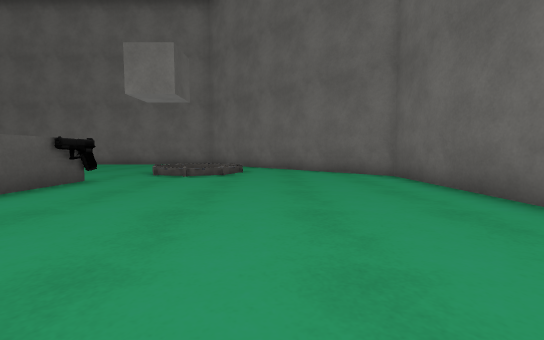
[1] (above)

17 first-person views from a walk through a scene from a Unity 3-D project. The camera is 0.72 m above the floor, tilts 4° down and sees 90° across. The floor is counted in squares, 1 m on a side. Each view is taken from the middle of a square. On the plan, view 1 faces up. The plan holds only what a view shows up to about 9 squares ahead; the rest is blank. The place goes on beyond the plan. Some surface patterns are stand-ins.

[2]
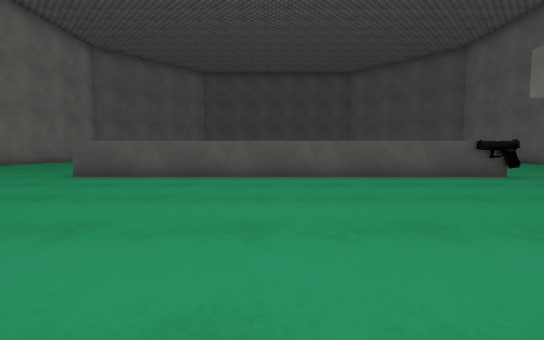

[3]
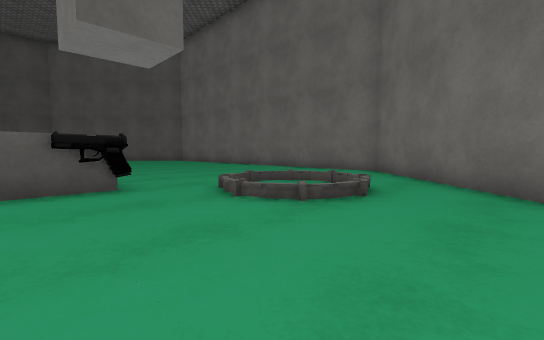

[4]
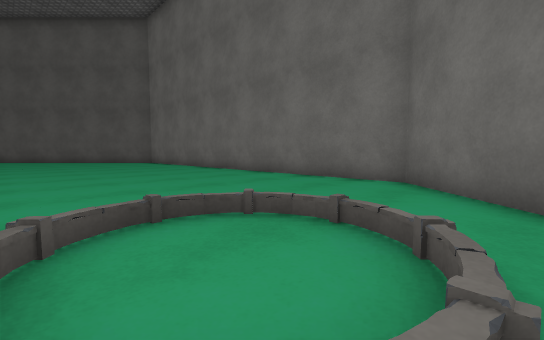

[5]
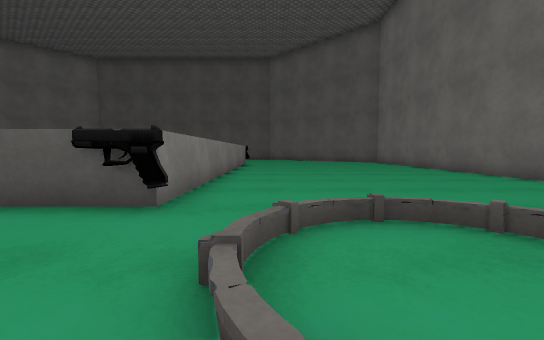

[6]
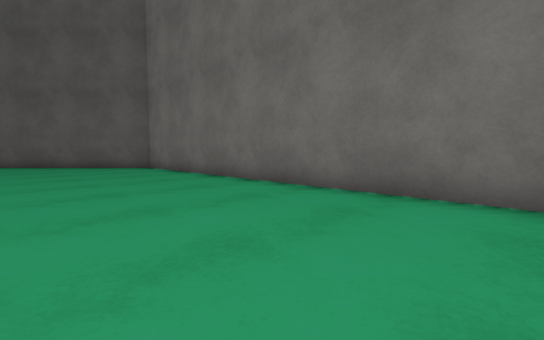

[7]
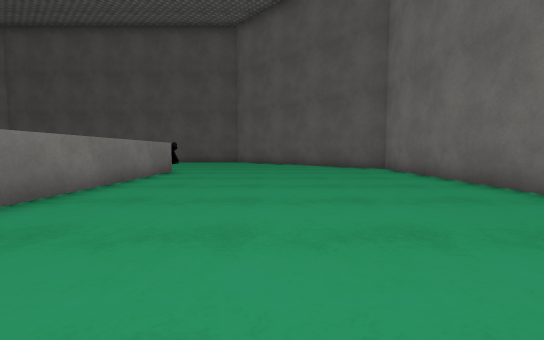

[8]
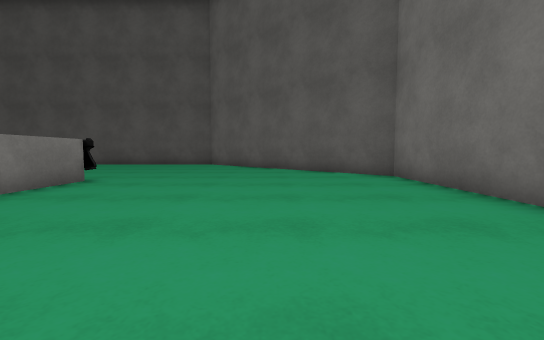

[9]
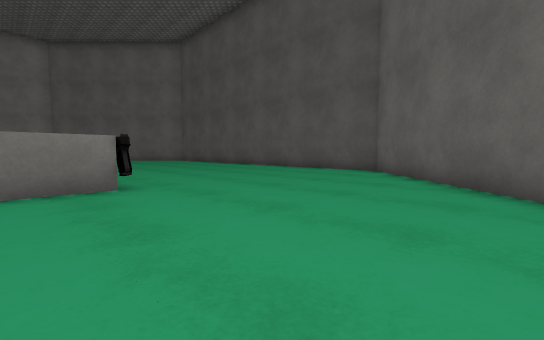

[10]
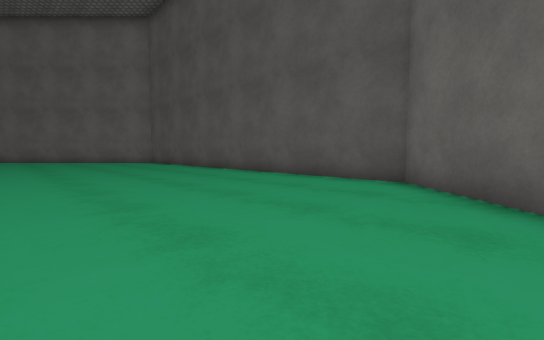

[11]
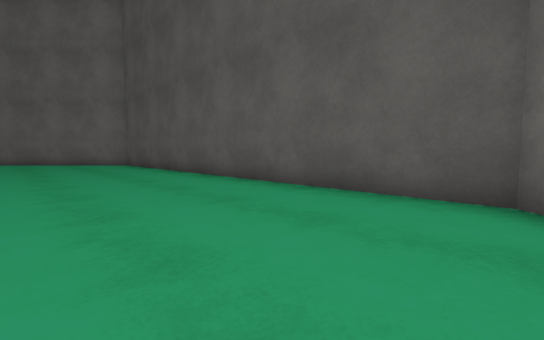

[12]
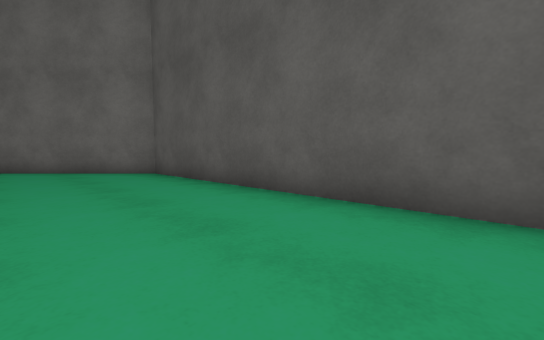

[13]
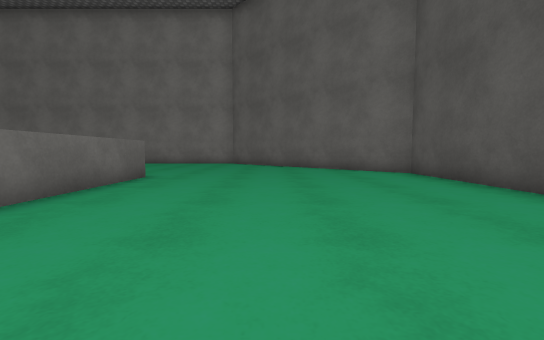

[14]
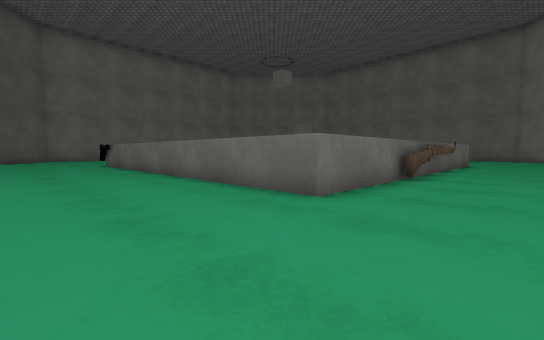

[15]
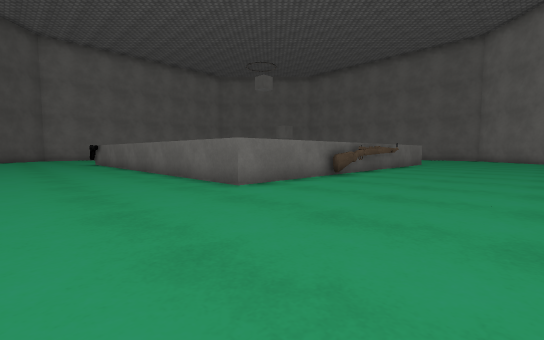

[16]
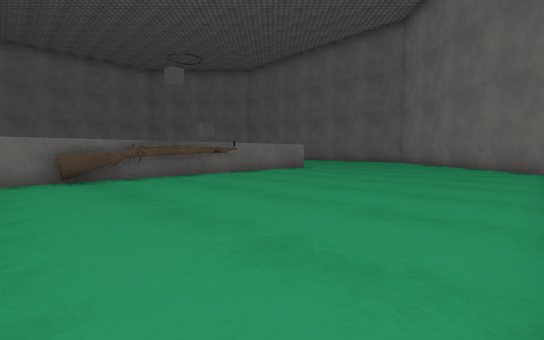

[17]
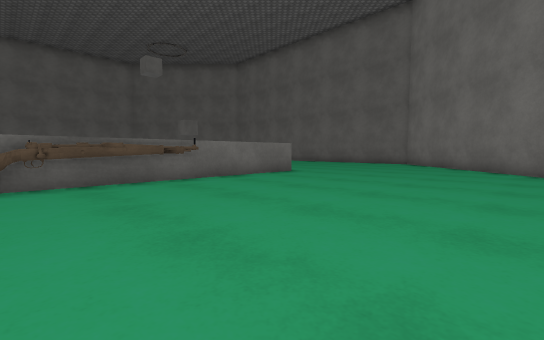

### Floor plan
Points are (right, up) in squares from view 1. A wall is a line through its corners. A room is listed if a view was taken in it or the views show most of it. See-through windows are left out.
Room 1 (views 1, 2, 3, 4, 5, 6, 7, 8, 9, 10, 11, 12, 13, 14, 15, 16, 17)
walls: (-16.6, 6.5) (-4.5, 6.5) (-4.5, -5.5); (-20.3, 12) (-24.5, 7.8) (-24.5, -6.8) (-21, -10.3); (1.1, 10.2) (-3.2, 14.5) (-17.8, 14.5) (-19, 13.3); (-5.6, -5.5) (-16.5, -5.5) (-16.5, 1.2); (3.5, 3.4) (3.5, 7.8) (2.2, 9.1); (-2.8, -13.1) (-0.4, -10.7)
objects: other object (-17, 6); other object (-13, -6) to (-9, -6); other object (-4, 6); other object (-4, 8) to (-1, 10)

Where each view was taken, in squares from view 1:
view 1: 0 up, 0 right, facing up
view 2: 0 up, 3 right, facing left
view 3: 5 up, 1 right, facing up-left
view 4: 8 up, 1 left, facing up-left
view 5: 8 up, 1 left, facing left
view 6: 10 up, 6 left, facing up-left
view 7: 10 up, 7 left, facing left
view 8: 11 up, 10 left, facing left
view 9: 12 up, 15 left, facing down-left
view 10: 10 up, 18 left, facing down-left
view 11: 8 up, 20 left, facing down-left
view 12: 2 up, 21 left, facing down-left
view 13: 2 up, 20 left, facing down
view 14: 8 down, 20 left, facing up-right
view 15: 10 down, 20 left, facing up-right
view 16: 13 down, 14 left, facing up-right
view 17: 12 down, 12 left, facing up-right
